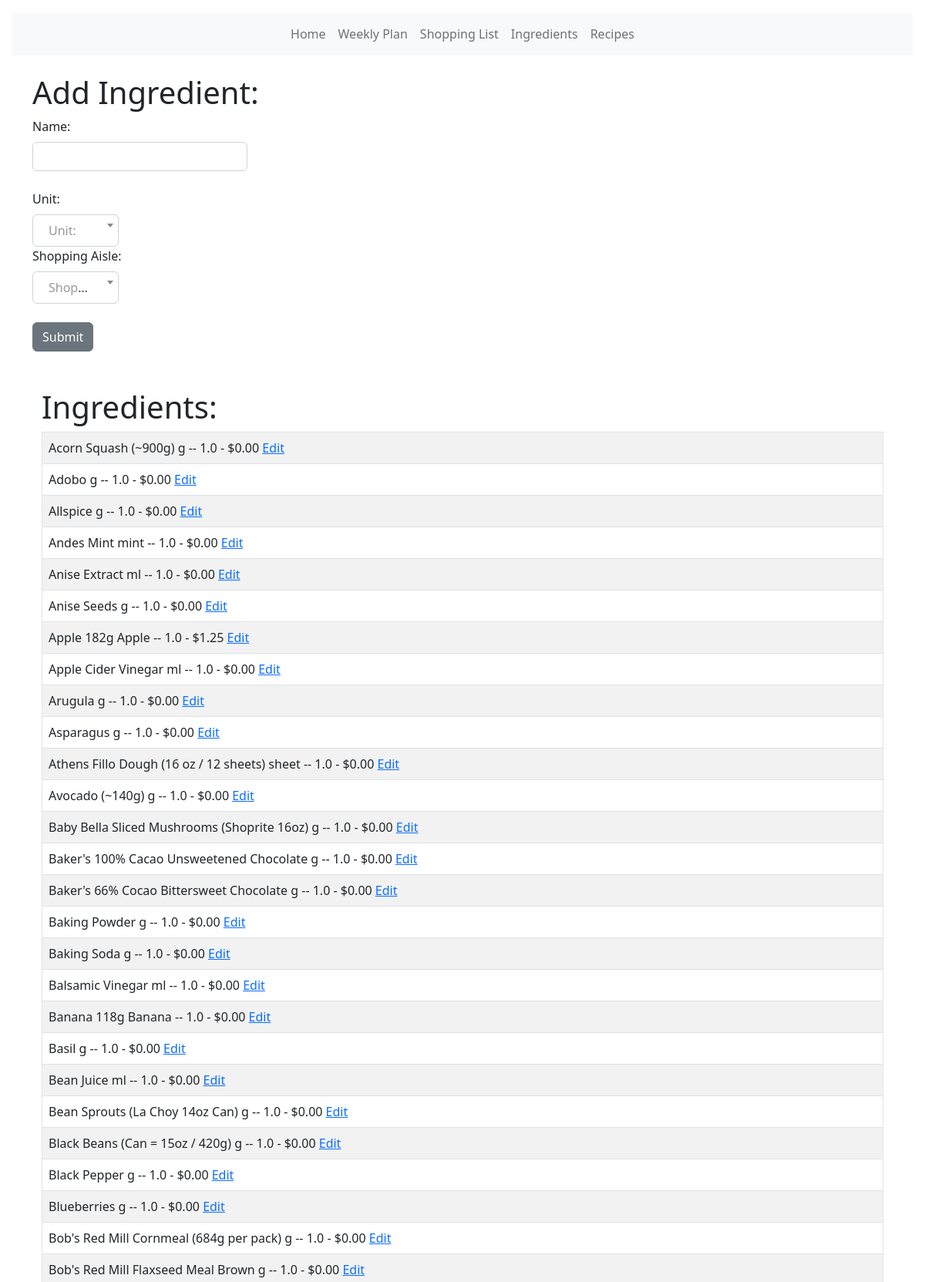
/ingredients (upper part), run on the app's committed database.
### models.py (models this page shows, shortened)
class Ingredient(db.Model):
    __tablename__ = "ingredient"
    id = db.Column(db.Integer, primary_key=True)
    name = db.Column(db.String(120), nullable=False)
    unit_id = db.Column(db.Integer, db.ForeignKey("unit.id"))
    icalories = db.Column(db.Float)
    protein = db.Column(db.Float)
    carbs = db.Column(db.Float)
    fat = db.Column(db.Float)
    fiber = db.Column(db.Float)
    sugar = db.Column(db.Float)
    item_unit_size = db.Column(db.Float)  # How many units of item at store
    item_price = db.Column(db.Float)  # Price for full item at store
    u_price = db.Column(db.Float)
    aisle_id = db.Column(db.Integer, db.ForeignKey("aisle.id"))
    ingredients = db.relationship("RecipeIngredient", backref="ingredient")

class Unit(db.Model):
    id = db.Column(db.Integer, primary_key=True)
    label = db.Column(db.String(30))
    ingredients = db.relationship("Ingredient", backref="unit")

### main.py (the view)
@app.route("/ingredients", methods=["GET", "POST"])
def ingredient_page():
    ingredient_list = Ingredient.query.order_by(Ingredient.name)
    x = db.session.query(Unit.label).order_by(Unit.label)
    x = [i[0] for i in x]
    form = CreateIngredient()
    form.unit.choices = [("")] + [(y) for y in x]
    a = db.session.query(Aisle.name).order_by(Aisle.name)
    a = [i[0] for i in a]
    form.aisle.choices = [("")] + [(b) for b in a]
    if form.validate_on_submit():
        uid = Unit.query.filter_by(label=form.unit.data).first()
        aid = Aisle.query.filter_by(name=form.aisle.data).first()
        update = Ingredient(name=form.name.data, unit_id=uid.id, aisle_id=aid.id)
        db.session.add(update)
        db.session.commit()
    return render_template(
        "ingredients.html",
        x=x,
        a=a,
        form=form,
        ingredient_list=ingredient_list,
    )

### forms.py
class CreateIngredient(FlaskForm):
    name = StringField("Name:", validators=[validators.InputRequired()])
    unit = SelectField(
        "Unit:",
        validators=[validators.InputRequired()],
        validate_choice=False,
    )
    aisle = SelectField(
        "Shopping Aisle:",
        validators=[validators.InputRequired()],
        validate_choice=False,
    )
    submit = SubmitField("Submit")

### templates/ingredients.html (shortened to what this page needs)
<!DOCTYPE html>
<html lang="en">
  <head>
    <link
      href="{{ url_for('static', filename='css/select2.css') }}"
      rel="stylesheet"
    />
    {% extends 'base.html' %} {% block content %}
  </head>
  <body>
    <br />
    <h1>Add Ingredient:</h1>
    <form method="POST">
      {{ form.hidden_tag() }} {{ form.name.label(class="form-label") }} <br />{{
      form.name(class="form-control w-25") }} <br />
      {{ form.hidden_tag() }} {{ form.unit.label(class="form-label") }} <br />
      <br />
      {{ form.hidden_tag() }} {{ form.aisle.label(class="form-label") }} <br />
      <br /><br />
      {{ form.submit(class="btn btn-secondary") }}
    </form>
    <div class="container">
      <br />
      <br />
      <h1>Ingredients:</h1>
      <table class="table table-hover table-bordered table-striped">
        {% for ingredient_table in ingredient_list %}
        <tr>
          <td>
            {{ingredient_table.name}}
            {{ingredient_table.unit.label}} -- {{ ingredient_table.item_unit_size }} - ${{'%0.02f'|format(ingredient_table.item_price|float)}} <a href="{{url_for('ingredient_edit', id=ingredient_table.id)}}">Edit</a>
          </td>
        </tr>
        {% endfor %}
      </table>
    </div>
  </body>
  {% endblock %}

### data on the page
Ingredient: name "Acorn Squash (~900g)", unit.label "g", item_unit_size "1.0", item_price "0.00"
Ingredient: name "Adobo", unit.label "g", item_unit_size "1.0", item_price "0.00"
Ingredient: name "Allspice", unit.label "g", item_unit_size "1.0", item_price "0.00"
Ingredient: name "Andes Mint", unit.label "mint", item_unit_size "1.0", item_price "0.00"
Ingredient: name "Anise Extract", unit.label "ml", item_unit_size "1.0", item_price "0.00"
Ingredient: name "Anise Seeds", unit.label "g", item_unit_size "1.0", item_price "0.00"
Ingredient: name "Apple", unit.label "182g Apple", item_unit_size "1.0", item_price "1.25"
Ingredient: name "Apple Cider Vinegar", unit.label "ml", item_unit_size "1.0", item_price "0.00"
Ingredient: name "Arugula", unit.label "g", item_unit_size "1.0", item_price "0.00"
Ingredient: name "Asparagus", unit.label "g", item_unit_size "1.0", item_price "0.00"
Ingredient: name "Athens Fillo Dough (16 oz / 12 sheets)", unit.label "sheet", item_unit_size "1.0", item_price "0.00"
Ingredient: name "Avocado (~140g)", unit.label "g", item_unit_size "1.0", item_price "0.00"
Ingredient: name "Baby Bella Sliced Mushrooms (Shoprite 16oz)", unit.label "g", item_unit_size "1.0", item_price "0.00"
Ingredient: name "Baker's 100% Cacao Unsweetened Chocolate", unit.label "g", item_unit_size "1.0", item_price "0.00"
Ingredient: name "Baker's 66% Cocao Bittersweet Chocolate", unit.label "g", item_unit_size "1.0", item_price "0.00"
Ingredient: name "Baking Powder", unit.label "g", item_unit_size "1.0", item_price "0.00"
Ingredient: name "Baking Soda", unit.label "g", item_unit_size "1.0", item_price "0.00"
Ingredient: name "Balsamic Vinegar", unit.label "ml", item_unit_size "1.0", item_price "0.00"
Ingredient: name "Banana", unit.label "118g Banana", item_unit_size "1.0", item_price "0.00"
Ingredient: name "Basil", unit.label "g", item_unit_size "1.0", item_price "0.00"
Ingredient: name "Bean Juice", unit.label "ml", item_unit_size "1.0", item_price "0.00"
Ingredient: name "Bean Sprouts (La Choy 14oz Can)", unit.label "g", item_unit_size "1.0", item_price "0.00"
Ingredient: name "Black Beans (Can = 15oz / 420g)", unit.label "g", item_unit_size "1.0", item_price "0.00"
Ingredient: name "Black Pepper", unit.label "g", item_unit_size "1.0", item_price "0.00"
Ingredient: name "Blueberries", unit.label "g", item_unit_size "1.0", item_price "0.00"
Ingredient: name "Bob's Red Mill Cornmeal (684g per pack)", unit.label "g", item_unit_size "1.0", item_price "0.00"
Ingredient: name "Bob's Red Mill Flaxseed Meal Brown", unit.label "g", item_unit_size "1.0", item_price "0.00"
